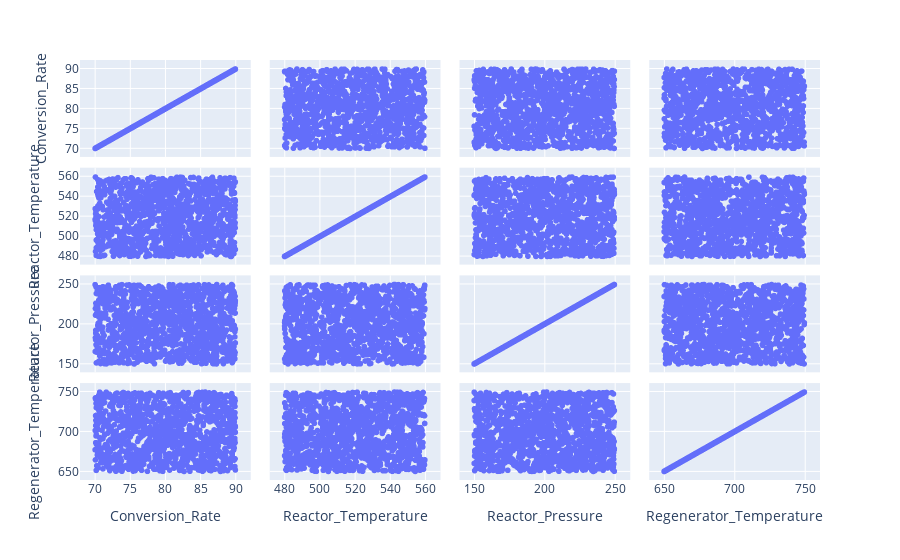

Notebook source saved alongside this figure:
### Markdown cell above
There's no easy-to-catch correlation for any pair of dataset features.

### Code cell
px.scatter_matrix(
    df,
    dimensions=[
        "Conversion_Rate",
        "Reactor_Temperature",
        "Reactor_Pressure",
        "Regenerator_Temperature",
    ],
)

### Figure 1 — Plotly figure (JSON) as saved in the notebook; plotly's stock layout.template omitted (floating-point values rounded to 4 significant figures; data arrays with more than 128 entries replaced by an {"elided": "..."} marker saying what was removed)
{"data": [{"dimensions": [{"axis": {"matches": true}, "label": "Conversion_Rate", "values": {"elided": "1300 float values"}}, {"axis": {"matches": true}, "label": "Reactor_Temperature", "values": {"elided": "1300 float values"}}, {"axis": {"matches": true}, "label": "Reactor_Pressure", "values": {"elided": "1300 float values"}}, {"axis": {"matches": true}, "label": "Regenerator_Temperature", "values": {"elided": "1300 float values"}}], "hovertemplate": "%{xaxis.title.text}=%{x}<br>%{yaxis.title.text}=%{y}<extra></extra>", "legendgroup": "", "marker": {"color": "#636efa", "symbol": "circle"}, "name": "", "showlegend": false, "type": "splom"}], "layout": {"dragmode": "select", "legend": {"tracegroupgap": 0}, "margin": {"t": 60}}}
